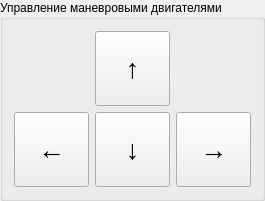
                    <widget class="QGroupBox" name="groupBox_10">
                     <property name="title">
                      <string>Управление маневровыми двигателями</string>
                     </property>
                     <layout class="QHBoxLayout" name="horizontalLayout_30">
                      <item>
                       <layout class="QVBoxLayout" name="verticalLayout_24">
                        <item>
                         <layout class="QHBoxLayout" name="horizontalLayout_29">
                          <item>
                           <widget class="QPushButton" name="pushButton_13">
                            <property name="minimumSize">
                             <size>
                              <width>75</width>
                              <height>75</height>
                             </size>
                            </property>
                            <property name="maximumSize">
                             <size>
                              <width>75</width>
                              <height>75</height>
                             </size>
                            </property>
                            <property name="font">
                             <font>
                              <pointsize>20</pointsize>
                             </font>
                            </property>
                            <property name="text">
                             <string>↑</string>
                            </property>
                           </widget>
                          </item>
                         </layout>
                        </item>
                        <item>
                         <layout class="QHBoxLayout" name="horizontalLayout_28">
                          <item>
                           <widget class="QPushButton" name="pushButton_10">
                            <property name="minimumSize">
                             <size>
                              <width>75</width>
                              <height>75</height>
                             </size>
                            </property>
                            <property name="maximumSize">
                             <size>
                              <width>75</width>
                              <height>75</height>
                             </size>
                            </property>
                            <property name="font">
                             <font>
                              <pointsize>20</pointsize>
                             </font>
                            </property>
                            <property name="text">
                             <string>←</string>
                            </property>
                           </widget>
                          </item>
                          <item>
                           <widget class="QPushButton" name="pushButton_9">
                            <property name="minimumSize">
                             <size>
                              <width>75</width>
                              <height>75</height>
                             </size>
                            </property>
                            <property name="maximumSize">
                             <size>
                              <width>75</width>
                              <height>75</height>
                             </size>
                            </property>
                            <property name="font">
                             <font>
                              <pointsize>20</pointsize>
                             </font>
                            </property>
                            <property name="text">
                             <string>↓</string>
                            </property>
                           </widget>
                          </item>
                          <item>
                           <widget class="QPushButton" name="pushButton_8">
                            <property name="minimumSize">
                             <size>
                              <width>75</width>
                              <height>75</height>
                             </size>
                            </property>
                            <property name="maximumSize">
                             <size>
                              <width>75</width>
                              <height>75</height>
                             </size>
                            </property>
                            <property name="font">
                             <font>
                              <pointsize>20</pointsize>
                             </font>
                            </property>
                            <property name="text">
                             <string>→</string>
                            </property>
                           </widget>
                          </item>
                         </layout>
                        </item>
                       </layout>
                      </item>
                     </layout>
                    </widget>
